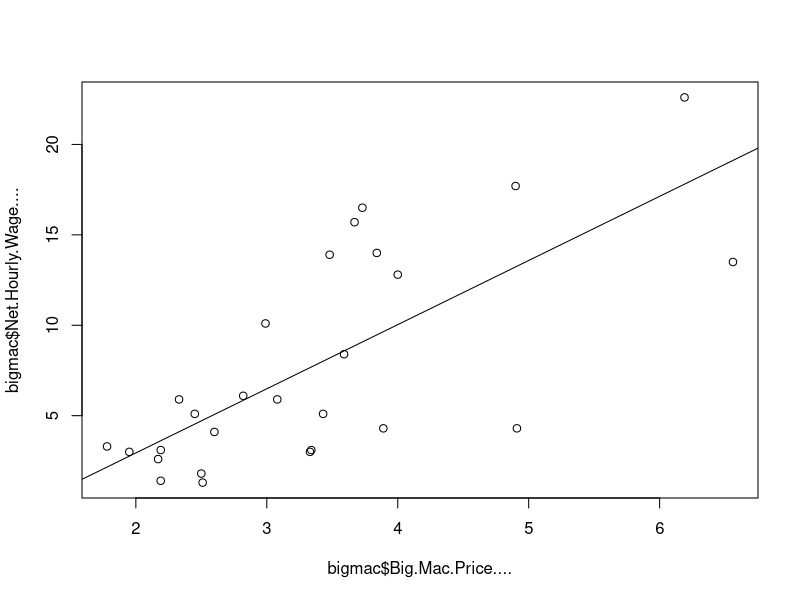
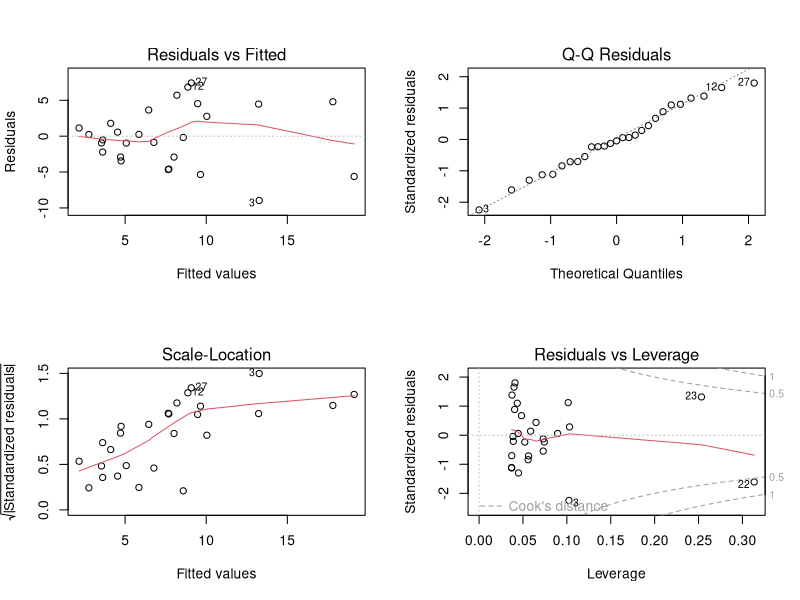

R code for these plots, in order:
setwd("C:/Users/Classroom 4/Desktop/Batch 34/CSE7302c/Day01")

# Regression

bigmac <- read.csv("BigMac-NetHourlyWage.csv", header = T, sep = ",")
bigmac
lm(bigmac$Net.Hourly.Wage....~bigmac$Big.Mac.Price....,bigmac)
bigmaclm <- lm(bigmac$Net.Hourly.Wage....~bigmac$Big.Mac.Price....,bigmac)
summary(bigmaclm)
par(mfrow=c(1,1))
plot(bigmac$Big.Mac.Price....,bigmac$Net.Hourly.Wage....)
abline(bigmaclm)
par(mfrow=c(2,2))
plot(bigmaclm)
